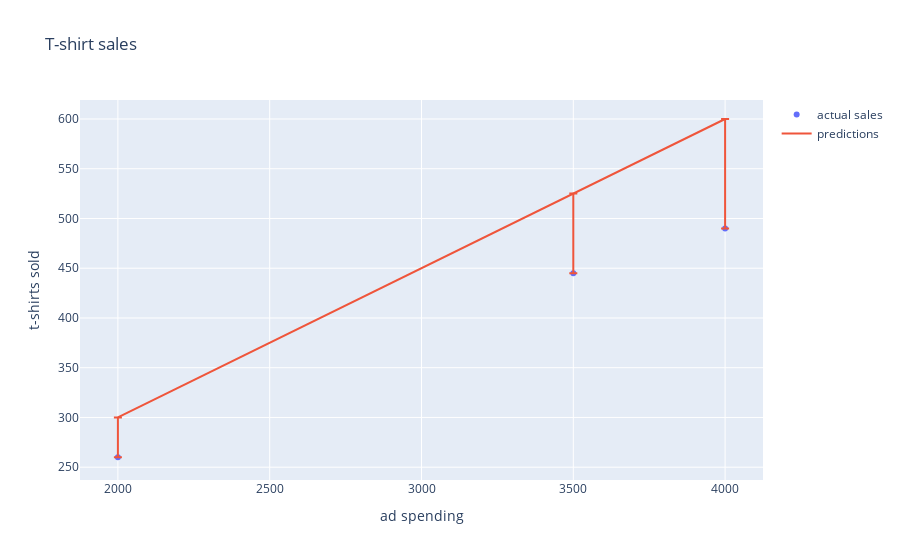

The code cell stored with this chart in its notebook:
### Markdown cell above
And we can plot the predictions of our hypothesis function alongside our actual data.

### Code cell
predictions = list(map(lambda input: .15*input,ad_spends))

errors = [40, 80, 110]
predictions_trace = go.Scatter(x=ad_spends, y=predictions, mode = 'lines', name = 'predictions', error_y = dict(
            type='data',
            symmetric=False,
            array=[0, 0, 0, 0],
            arrayminus=errors
        ))

go.Figure(data = [scatter_data, predictions_trace], layout = layout)

### Figure 1 — Plotly figure (JSON) as saved in the notebook; plotly's stock layout.template omitted (floating-point values rounded to 4 significant figures)
{"data": [{"mode": "markers", "name": "actual sales", "type": "scatter", "x": [2000, 3500, 4000], "y": [260, 445, 490]}, {"error_y": {"array": [0, 0, 0, 0], "arrayminus": [40, 80, 110], "symmetric": false, "type": "data"}, "mode": "lines", "name": "predictions", "type": "scatter", "x": [2000, 3500, 4000], "y": [300, 525, 600]}], "layout": {"autosize": true, "title": {"text": "T-shirt sales"}, "xaxis": {"autorange": true, "range": [1865.0, 4135.0], "title": {"text": "ad spending"}, "type": "linear"}, "yaxis": {"autorange": true, "range": [235.5, 619.2], "title": {"text": "t-shirts sold"}, "type": "linear"}}}
